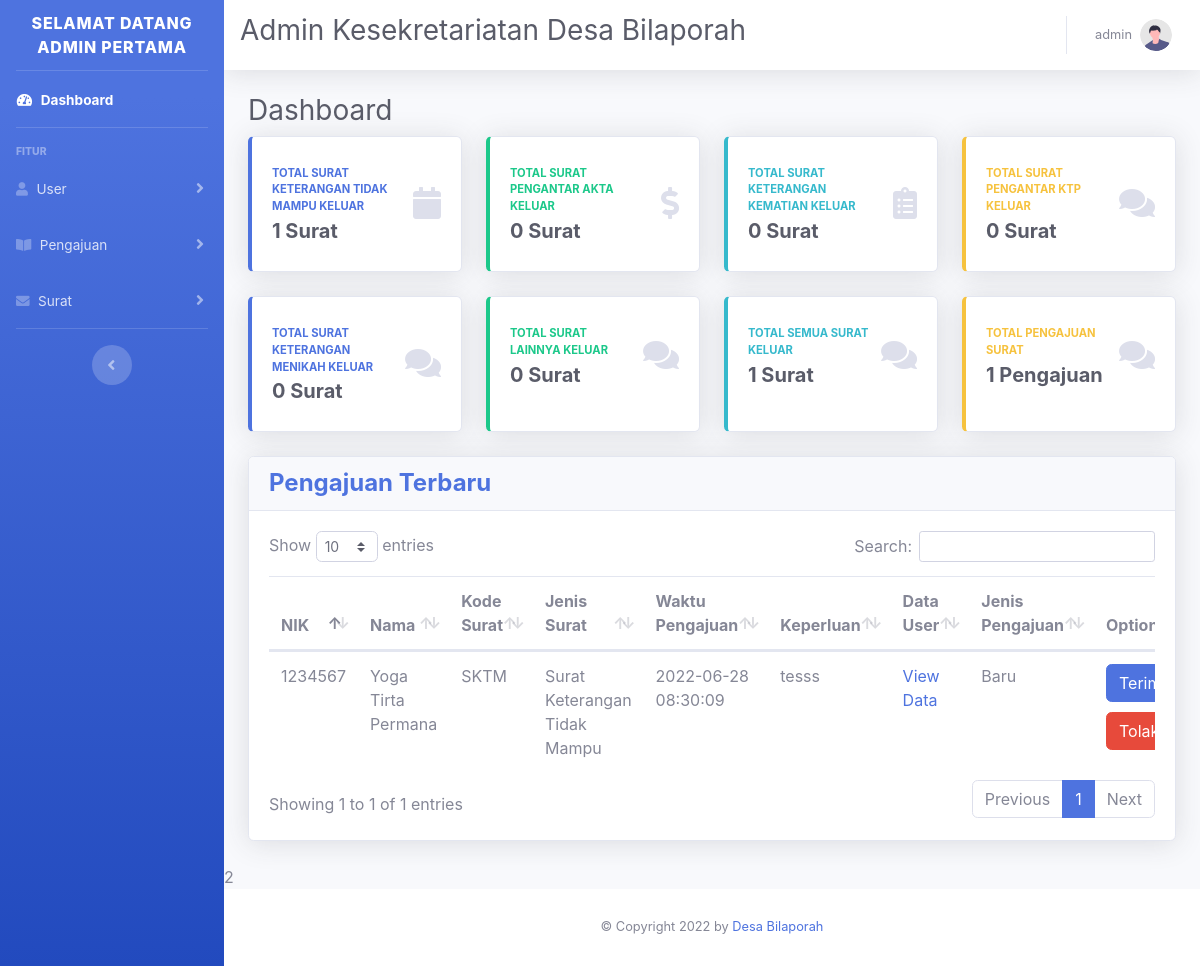
Page /admin/page_admin.php (signed in) on the earlier database version.
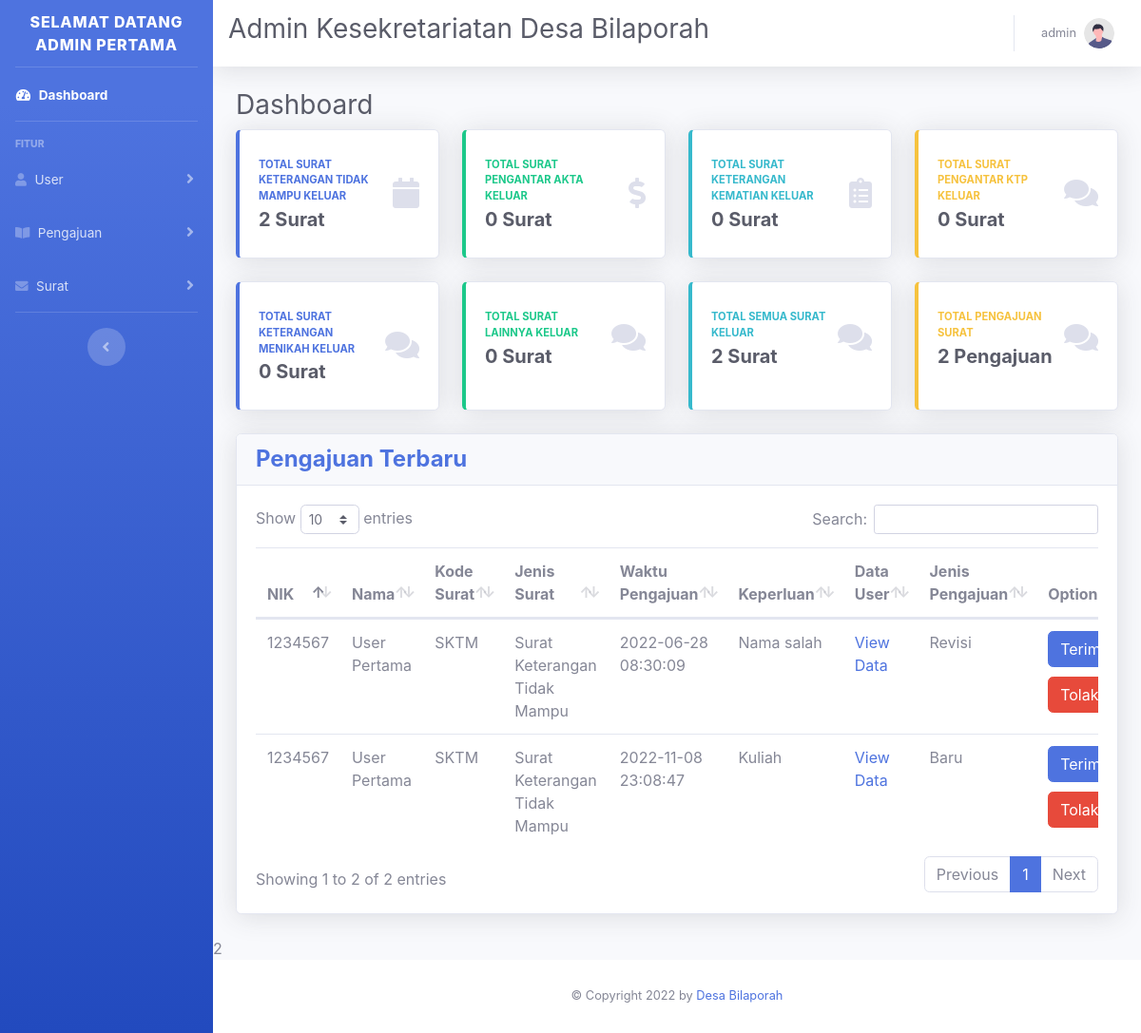
Same page on the later database version.
### tables this page shows
CREATE TABLE `tb_surat` (
  `kode_surat` char(5) NOT NULL,
  `jenis_surat` varchar(50) NOT NULL,
  `surat_keluar` int(11) NOT NULL
);

CREATE TABLE `tb_pengajuan` (
  `id_pengajuan` int(11) NOT NULL,
  `nik` varchar(100) DEFAULT NULL,
  `kode_surat` varchar(5) DEFAULT NULL,
  `tgl_pengajuan` datetime DEFAULT NULL,
  `keperluan` varchar(200) DEFAULT NULL,
  `jenis_pengajuan` varchar(50) DEFAULT NULL,
  `status_pengajuan` enum('Menunggu','Di Terima','Di Tolak','Revisi Di Terima','Revisi Selesai') DEFAULT NULL
);

CREATE TABLE `tb_user` (
  `nik` varchar(100) NOT NULL,
  `username` varchar(100) DEFAULT NULL,
  `password` varchar(100) NOT NULL,
  `nama_user` varchar(100) NOT NULL,
  `tempat_lahir` varchar(100) NOT NULL,
  `tanggal_lahir` varchar(100) NOT NULL,
  `gender` varchar(50) NOT NULL,
  `agama` varchar(50) NOT NULL,
  `alamat` varchar(255) NOT NULL,
  `role_user` enum('Warga','Admin') NOT NULL
);

### admin/page_admin.php (the view, shortened to what the changed rows need)
<?php
include "../connect/koneksi.php";
?>
<!DOCTYPE html>
<html lang="en">
<head>
    <link href="../css/sb-admin-2.min.css" rel="stylesheet">
    <link href="../vendor/fontawesome-free/css/all.min.css" rel="stylesheet" type="text/css">
    <link href="../vendor/datatables/dataTables.bootstrap4.min.css" rel="stylesheet">
</head>
<body>
    <?php include "../desain/sidebar_admin.php"; ?>
    <?php include "../desain/navbar_admin.php"; ?>
    <?php
    $total_sktm = mysqli_fetch_assoc(mysqli_query($koneksi, "SELECT tb_surat.surat_keluar FROM tb_surat where kode_surat='SKTM'"));
    $total_spa = mysqli_fetch_assoc(mysqli_query($koneksi, "SELECT tb_surat.surat_keluar FROM tb_surat where kode_surat='SPA'"));
    $total_skk = mysqli_fetch_assoc(mysqli_query($koneksi, "SELECT tb_surat.surat_keluar FROM tb_surat where kode_surat='SKK'"));
    $total_spk = mysqli_fetch_assoc(mysqli_query($koneksi, "SELECT tb_surat.surat_keluar FROM tb_surat where kode_surat='SPK'"));
    $total_skm = mysqli_fetch_assoc(mysqli_query($koneksi, "SELECT tb_surat.surat_keluar FROM tb_surat where kode_surat='SKM'"));
    $total_sl = mysqli_fetch_assoc(mysqli_query($koneksi, "SELECT tb_surat.surat_keluar FROM tb_surat where kode_surat='SL'"));
    $total_surat = $total_sktm["surat_keluar"] + $total_spa["surat_keluar"] + $total_skk["surat_keluar"] + $total_spk["surat_keluar"] + $total_skm["surat_keluar"] + $total_sl["surat_keluar"];
    $total_pengajuan = mysqli_fetch_assoc(mysqli_query($koneksi, "SELECT COUNT(tb_pengajuan.status_pengajuan) AS total FROM tb_pengajuan where tb_pengajuan.status_pengajuan='Menunggu'"));
    ?>
    <div class="container-fluid">
        <h1 class="h3 mb-2 text-gray-800">Dashboard</h1>
        <div class="row">
            <div class="col-xl-3 col-md-6 mb-4">
                <div class="card border-left-primary shadow h-100 py-2">
                    <div class="card-body">
                        <div class="row no-gutters align-items-center">
                            <div class="col mr-2">
                                <div class="text-xs font-weight-bold text-primary text-uppercase mb-1">Total SURAT KETERANGAN TIDAK MAMPU KELUAR</div>
                                <div class="h5 mb-0 font-weight-bold text-gray-800"><?= $total_sktm["surat_keluar"] ?> Surat</div>
                            </div>
                        </div>
                    </div>
                </div>
            </div>
            <div class="col-xl-3 col-md-6 mb-4">
                <div class="card border-left-info shadow h-100 py-2">
                    <div class="card-body">
                        <div class="row no-gutters align-items-center">
                            <div class="col mr-2">
                                <div class="text-xs font-weight-bold text-info text-uppercase mb-1">TOTAL SEMUA SURAT KELUAR</div>
                                <div class="h5 mb-0 font-weight-bold text-gray-800"><?= $total_surat ?> Surat</div>
                            </div>
                        </div>
                    </div>
                </div>
            </div>
            <div class="col-xl-3 col-md-6 mb-4">
                <div class="card border-left-warning shadow h-100 py-2">
                    <div class="card-body">
                        <div class="row no-gutters align-items-center">
                            <div class="col mr-2">
                                <div class="text-xs font-weight-bold text-warning text-uppercase mb-1">TOTAL PENGAJUAN SURAT</div>
                                <div class="h5 mb-0 font-weight-bold text-gray-800"><?= $total_pengajuan["total"] ?> Pengajuan</div>
                            </div>
                        </div>
                    </div>
                </div>
            </div>
        </div>
    </div>
    <div class="container-fluid">
        <div class="card shadow mb-4">
            <div class="card-body">
                <div class="table-responsive">
                    <table class="table table-hover" id="dataTable" width="100%" cellspacing="0">
                        <thead>
                            <tr>
                                <th>NIK</th>
                                <th>Nama</th>
                                <th>Kode Surat</th>
                                <th>Jenis Surat</th>
                                <th>Waktu Pengajuan</th>
                                <th>Keperluan</th>
                                <th>Data User</th>
                                <th>Jenis Pengajuan</th>
                                <th>Option</th>
                            </tr>
                        </thead>
                        <tbody>
                            <?php
                            include "../db/dashboard.php"
                            ?>
                        </tbody>
                    </table>
                </div>
            </div>
        </div>
    </div>2
</body>
</html>

### db/dashboard.php
<?php
include "../connect/koneksi.php";
$tb_pengajuan = mysqli_query($koneksi, "SELECT * FROM tb_user INNER JOIN tb_pengajuan USING(nik) INNER JOIN tb_surat USING(kode_surat)");
while ($row = mysqli_fetch_assoc($tb_pengajuan)) :
    if ($row["status_pengajuan"] == "Menunggu") { ?>
        <tr>
            <td><?= $row["nik"] ?></td>
            <td><?= $row["nama_user"] ?></td>
            <td><?= $row["kode_surat"] ?></td>
            <td><?= $row["jenis_surat"] ?></td>
            <td><?= $row["tgl_pengajuan"] ?></td>
            <td><?= $row["keperluan"] ?></td>
            <?php
            if ($row["kode_surat"] == "SKTM") { ?>
                <td>
                    <a href="../data_input/data_sktm.php?id_pengajuan=<?= $row['id_pengajuan'] ?>">View Data</a>
                </td>
            <?php } elseif ($row["kode_surat"] == "SKK") { ?>
                <td>
                    <a href="../data_input/data_skk.php?id_pengajuan=<?= $row['id_pengajuan'] ?>">View Data</a>
                </td>
            <?php } elseif ($row["kode_surat"] == "SKM") { ?>
                <td>
                    <a href="../data_input/data_skm.php?id_pengajuan=<?= $row['id_pengajuan'] ?>">View Data</a>
                </td>
            <?php } elseif ($row["kode_surat"] == "SL") { ?>
                <td>
                    <a href="../data_input/data_sl.php?id_pengajuan=<?= $row['id_pengajuan'] ?>">View Data</a>
                </td>
            <?php } elseif ($row["kode_surat"] == "SPA") { ?>
                <td>
                    <a href="../data_input/data_spa.php?id_pengajuan=<?= $row['id_pengajuan'] ?>">View Data</a>
                </td>
            <?php } elseif ($row["kode_surat"] == "SPK") { ?>
                <td>
                    <a href="../data_input/data_spk.php?id_pengajuan=<?= $row['id_pengajuan'] ?>">View Data</a>
                </td>
            <?php } ?>
            <td><?= $row["jenis_pengajuan"] ?></td>
            <td>
                <a href="../update_data/terima_pengajuan.php?id_pengajuan=<?= $row["id_pengajuan"] ?>&kode_surat=<?= $row["kode_surat"] ?>&nik_user=<?= $row["nik"] ?>"><button type="button" class="btn btn-primary" style="margin-bottom: 10px;">Terima</button></a>
                <a href="../update_data/tolak_pengajuan.php?id_pengajuan=<?= $row["id_pengajuan"] ?>&kode_surat=<?= $row["kode_surat"] ?>&nik_user=<?= $row["nik"] ?>"><button type="button" class="btn btn-danger">Tolak</button></a>
            </td>
        </tr>
<?php
    }
endwhile;
?>

Differences in the rows shown:
changed tb_surat (number 1 of 2 on the later page): surat_keluar "1" → "2"
changed tb_pengajuan: nik.nama_user "Yoga Tirta Permana" → "User Pertama"; keperluan "tesss" → "Nama salah"; jenis_pengajuan "Baru" → "Revisi"
added tb_pengajuan: nik.nik "1234567", nik.nama_user "User Pertama", kode_surat "SKTM", kode_surat.jenis_surat "Surat Keterangan Tidak Mampu", tgl_pengajuan "2022-11-08 23:08:47", keperluan "Kuliah", jenis_pengajuan "Baru"
Other differences:
$total_pengajuan["total"]: "1" → "2"
text written by a page script: "Show entries Search: Showing 1 to 1 of 1 entries Previous 1 Next" → "Show entries Search: Showing 1 to 2 of 2 entries Previous 1 Next"
